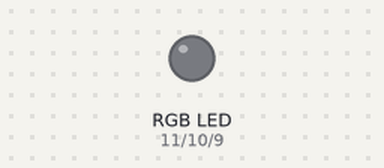
Recording of a sketch running on a simulated Arduino Uno, built with avr-gcc and run on an emulated ATmega328P. Shown: an RGB LED mixed from three pins (HIGH = lit). Dim RGB values are drawn brighter than linear.

Above: at 0.05 s.
At 0.7 s:
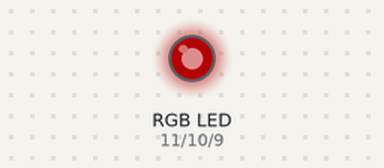
At 1.4 s:
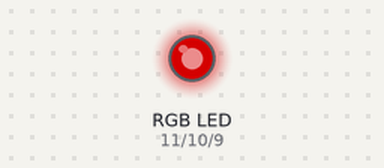
At 2.75 s:
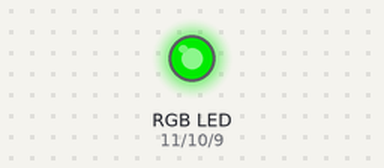
At 4.1 s:
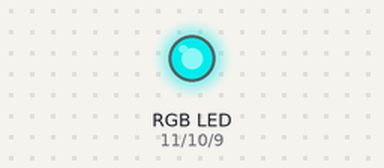
At 5.5 s:
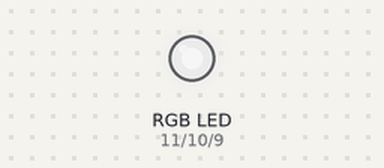
Timing chart, 0 to 7.2 s (numbered marks = the images above):
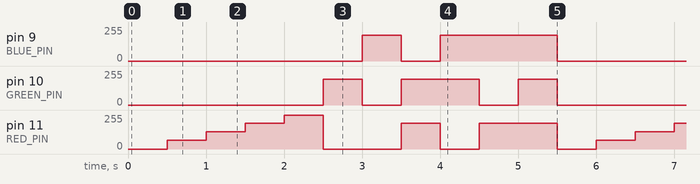

The sketch:

Day_8_rgb_lights.ino
```cpp
const byte RED_PIN = 11;    // PWM pin controlling the red leg of our RGB LED
const byte GREEN_PIN = 10;  // PWM pin ccontrolling the green leg of our RGB LED
const byte BLUE_PIN = 9;    // PWM pin ccontrolling the blue leg of our RGB LED

const byte OFF = 0;                 // Selected color is OFF
const byte DIM = 64;                // Selected color is 1/4 intensity
const byte BRIGHTER = DIM + 64;     // Selected color is 1/2 intensity
const byte BRIGHT = BRIGHTER + 64;  // Selected color is 3/4 intensity
const byte BRIGHTEST = 255;         // Selected color is maximum intensity (255)

const unsigned int COLOR_DELAY = 500;  // show each color for 500 milliseconds

void setup() {
  // Set each of our PWM pins as OUTPUT pins
  pinMode(RED_PIN, OUTPUT);
  pinMode(GREEN_PIN, OUTPUT);
  pinMode(BLUE_PIN, OUTPUT);
}

void loop() {
  // First demonstrate our different PWM levels by slowly brightening our red LED
  displayColor(OFF, OFF, OFF);  // OFF!
  delay(COLOR_DELAY);
  displayColor(DIM, OFF, OFF);  // Display red LED at 1/4 intensity
  delay(COLOR_DELAY);
  displayColor(BRIGHTER, OFF, OFF);  // Display red LED at 1/2 intensity
  delay(COLOR_DELAY);
  displayColor(BRIGHT, OFF, OFF);  // Display red LED at 3/4 intensity
  delay(COLOR_DELAY);
  displayColor(BRIGHTEST, OFF, OFF);  // Display red LED at FULL intensity
  delay(COLOR_DELAY);

  // Display our other two LED colors at half intensity
  displayColor(OFF, BRIGHT, OFF);  // Display the green LED
  delay(COLOR_DELAY);
  displayColor(OFF, OFF, BRIGHT);  // Display the blue LED
  delay(COLOR_DELAY);

  // Now show various colors (at half intensity) by mixing our three colors
  displayColor(BRIGHT, BRIGHT, OFF);  // Display yellow by mixing red and green LEDs
  delay(COLOR_DELAY);
  displayColor(OFF, BRIGHT, BRIGHT);  // Display cyan by mixing green and blue LEDs
  delay(COLOR_DELAY);
  displayColor(BRIGHT, OFF, BRIGHT);  // Display magenta by mixing red and blue LEDs
  delay(COLOR_DELAY);

  // Display all of our LEDs to get white.
  displayColor(BRIGHT, BRIGHT, BRIGHT);  // white
  delay(COLOR_DELAY);
}

void displayColor(byte red_intensity,byte green_intensity, byte blue_intensity) {
  analogWrite(RED_PIN, red_intensity);      // Set red LED intensity using PWM
  analogWrite(GREEN_PIN, green_intensity);  // Set green LED intensity using PWM
  analogWrite(BLUE_PIN, blue_intensity);    // Set blue LED intensity using PWM
}
```

Measured:
- by itself, pin 9 (BLUE_PIN): repeats every 5.5 s: 0/255 0.50 s, 192/255 1.5 s, 0/255 3.0 s, 192/255 0.50 s
- by itself, pin 10 (GREEN_PIN): repeats every 5.5 s: 0/255 0.50 s, 192/255 1.0 s, 0/255 0.50 s, 192/255 0.50 s, 0/255 2.5 s, 192/255 0.50 s
- by itself, pin 11 (RED_PIN): repeats every 5.5 s: 128/255 0.50 s, 192/255 0.50 s, 255/255 0.50 s, 0/255 1.0 s, 192/255 0.50 s, 0/255 0.50 s, 192/255 1.0 s, 0/255 0.50 s, 64/255 0.50 s
